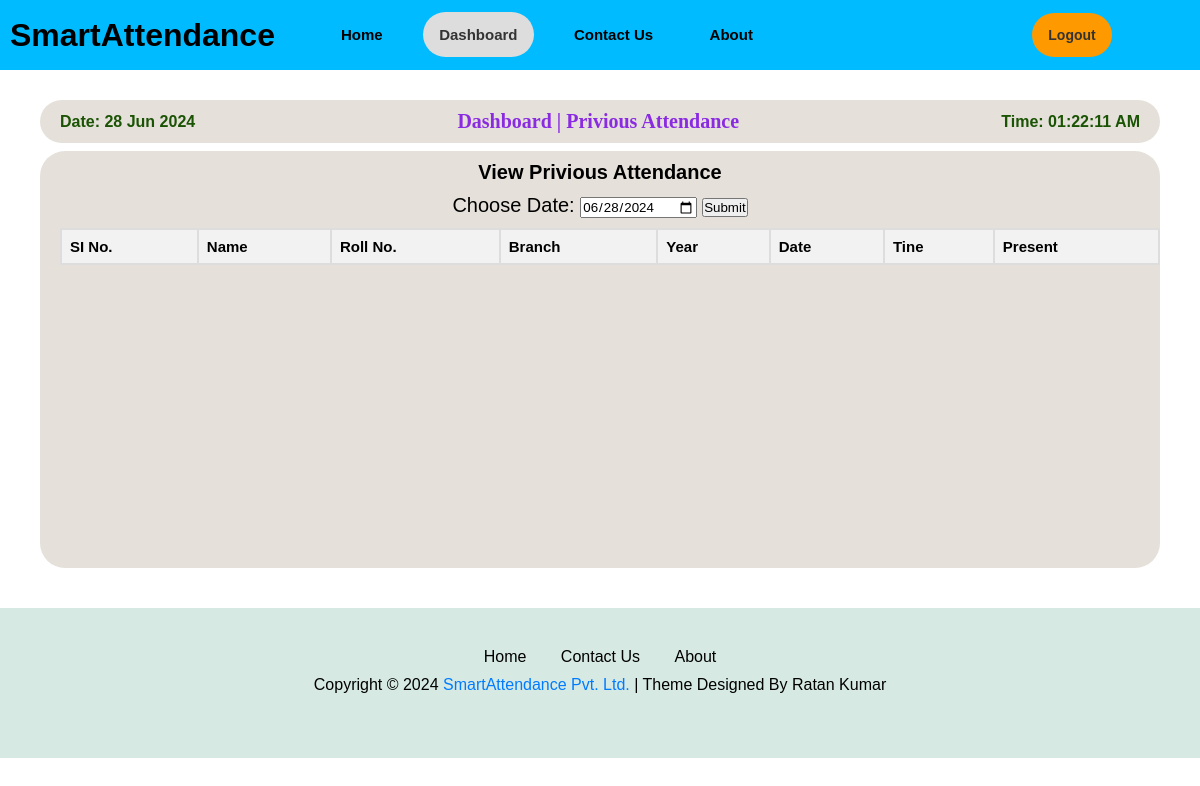
Before: /pre_attendance (signed in) with the older database file.
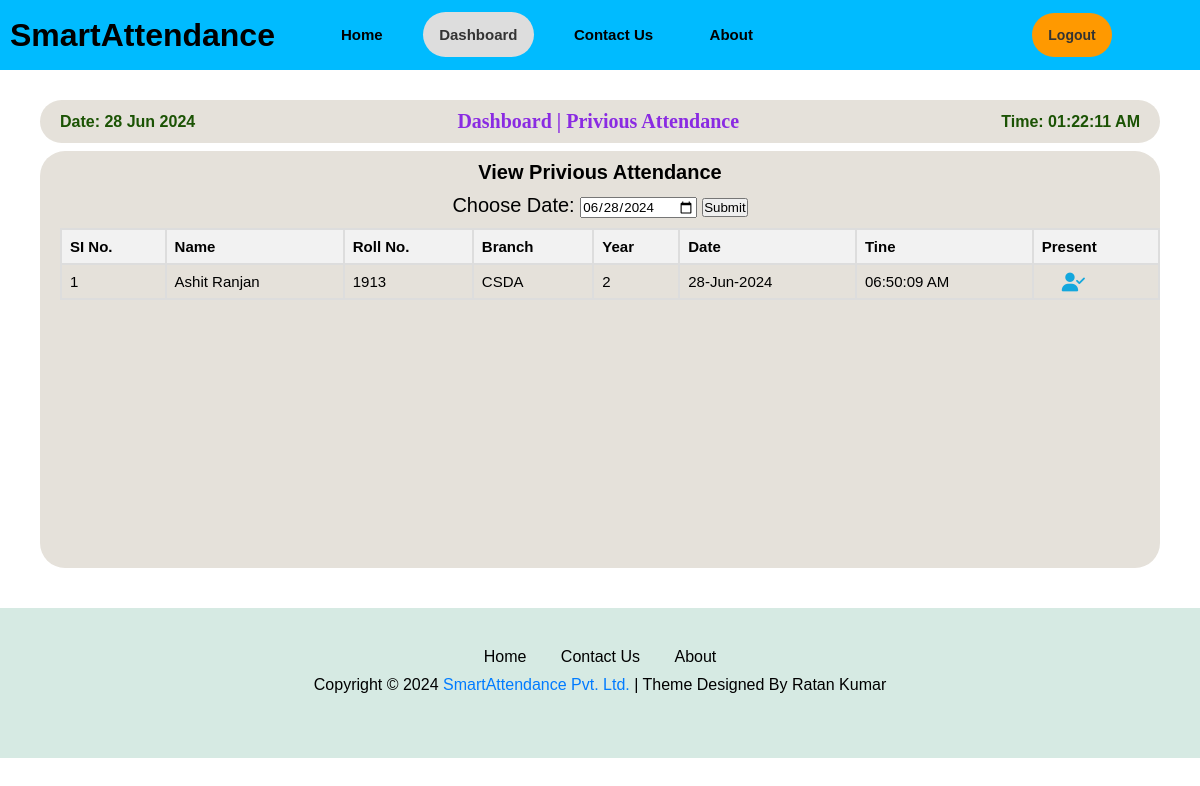
After: the same page with the newer database file.
### app.py (models this page shows, shortened)
class Attendance(db.Model):
    atten_id = db.Column(db.Integer, primary_key=True)
    user_id = db.Column(db.Integer, db.ForeignKey('user.id'), nullable=False)
    st_name = db.Column(db.String(100), nullable=False)  # Added student name attribute
    roll_no = db.Column(db.String(100), nullable=False)  # Added roll_no attribute
    branch = db.Column(db.String(100), nullable=False)  # Added branch attribute
    year = db.Column(db.String(100), nullable=False)  # Added year attribute
    date = db.Column(db.String(20), nullable=False)
    time = db.Column(db.String(20), nullable=False)
    user = db.relationship('User', backref=db.backref('attendances', lazy=True))

### app.py (the view)
@app.route('/pre_attendance', methods=['GET', 'POST'])
def dashboard_pre_attendance():
    if 'email' in session:
        user = User.query.filter_by(email=session['email']).first()
        today_date = datetime.datetime.now().strftime('%Y-%m-%d') # in YY/MM/DD Formate
        date = datetime.datetime.now().strftime("%d-%b-%Y") # in DD/MM/YY Formate
        today_atten = Attendance.query.filter_by(user_id = user.id, date=date).all()
        if request.method == 'POST':
            date = request.form['date']
            today_date = date
            date = datetime.datetime.strptime(date, "%Y-%m-%d").strftime("%d-%b-%Y")
            today_atten = Attendance.query.filter_by(user_id=user.id, date=date).all()
        return render_template('pre_attendance.html', active_page='dashboard', user=user, today_atten=today_atten,  title='Dashboard | Privious Attendance', today_date=today_date)
    else:
        flash('You need to login first.', 'error')
        return redirect('/login')

### templates/pre_attendance.html (shortened to what this page needs)
{% extends "layout.html" %}
{% block content %}
<link rel="stylesheet" href="{{ url_for('static', filename='css/pre_attendance.css') }}">
<div class="main-page">
    <div class="dashboard-page">
        <div class="Dashboard-menu-header">
            <h7 id="today_date">Date: {{ today_date }}</h7>
            <h1>Dashboard | Privious Attendance</h1>
            <h7 id="today_time">Time: {{ today_time }}</h7>
        </div>
        <div class="Dashboard-menu2">
            <h1>View Privious Attendance</h1>
            <form action="/pre_attendance" method="post">
                <label for="">Choose Date:</label>
                <input type="date" id="birthday" name="date", value="{{today_date}}">
                <input type="submit">
            </form>
            <div class="attendance-table">
                <table>
                    <thead>
                        <tr>
                            <th>SI No.</th>
                            <th>Name</th>
                            <th>Roll No.</th>
                            <th>Branch</th>
                            <th>Year</th>
                            <th>Date</th>
                            <th>Tine</th>
                            <th>Present</th>
                        </tr>
                    </thead>
                    <tbody id="student-data">
                        {% for atten in today_atten %}
                            <tr>
                                <td>{{ loop.index }}</td>
                                <td>{{ atten.st_name }}</td>
                                <td>{{ atten.roll_no }}</td>
                                <td>{{ atten.branch }}</td>
                                <td>{{ atten.year }}</td>
                                <td>{{ atten.date }}</td>
                                <td>{{ atten.time }}</td>
                                <td></td>
                            </tr>
                        {% endfor %}
                    </tbody>
                </table>
            </div>
        </div>
    </div>
</div>
{% endblock %}

Changed rows visible on the page:
added Attendance: st_name "Ashit Ranjan", roll_no "1913", branch "CSDA", year "2", date "28-Jun-2024", time "06:50:09 AM"
